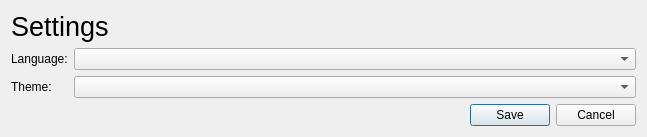
<?xml version="1.0" encoding="UTF-8"?>
<ui version="4.0">
 <class>SettingsDialog</class>
 <widget class="QDialog" name="SettingsDialog">
  <property name="geometry">
   <rect>
    <x>0</x>
    <y>0</y>
    <width>647</width>
    <height>162</height>
   </rect>
  </property>
  <property name="maximumSize">
   <size>
    <width>16777215</width>
    <height>0</height>
   </size>
  </property>
  <property name="windowTitle">
   <string>Settings</string>
  </property>
  <layout class="QVBoxLayout" name="verticalLayout" stretch="0,1,0">
   <item>
    <widget class="QLabel" name="labelTitle">
     <property name="font">
      <font>
       <pointsize>20</pointsize>
      </font>
     </property>
     <property name="text">
      <string>Settings</string>
     </property>
    </widget>
   </item>
   <item>
    <layout class="QFormLayout" name="formLayout">
     <item row="0" column="0">
      <widget class="QLabel" name="labelLanguage">
       <property name="text">
        <string>Language:</string>
       </property>
       <property name="buddy">
        <cstring>comboBoxLanguage</cstring>
       </property>
      </widget>
     </item>
     <item row="0" column="1">
      <widget class="QComboBox" name="comboBoxLanguage"/>
     </item>
     <item row="1" column="0">
      <widget class="QLabel" name="labelTheme">
       <property name="text">
        <string>Theme:</string>
       </property>
       <property name="buddy">
        <cstring>comboBoxTheme</cstring>
       </property>
      </widget>
     </item>
     <item row="1" column="1">
      <widget class="QComboBox" name="comboBoxTheme"/>
     </item>
    </layout>
   </item>
   <item>
    <widget class="QDialogButtonBox" name="buttonBox">
     <property name="orientation">
      <enum>Qt::Horizontal</enum>
     </property>
     <property name="standardButtons">
      <set>QDialogButtonBox::Cancel|QDialogButtonBox::Save</set>
     </property>
    </widget>
   </item>
  </layout>
 </widget>
 <resources/>
 <connections>
  <connection>
   <sender>buttonBox</sender>
   <signal>rejected()</signal>
   <receiver>SettingsDialog</receiver>
   <slot>reject()</slot>
   <hints>
    <hint type="sourcelabel">
     <x>316</x>
     <y>260</y>
    </hint>
    <hint type="destinationlabel">
     <x>286</x>
     <y>274</y>
    </hint>
   </hints>
  </connection>
 </connections>
</ui>
